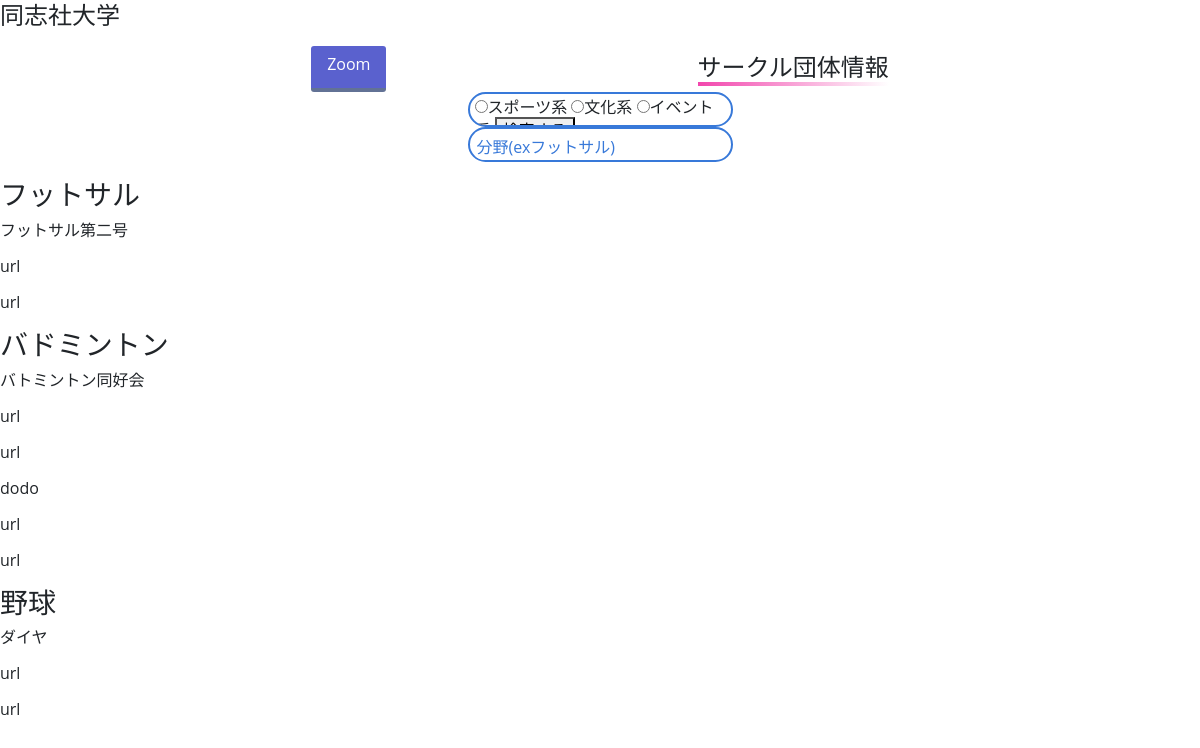
Before: /club/3 with the older database file.
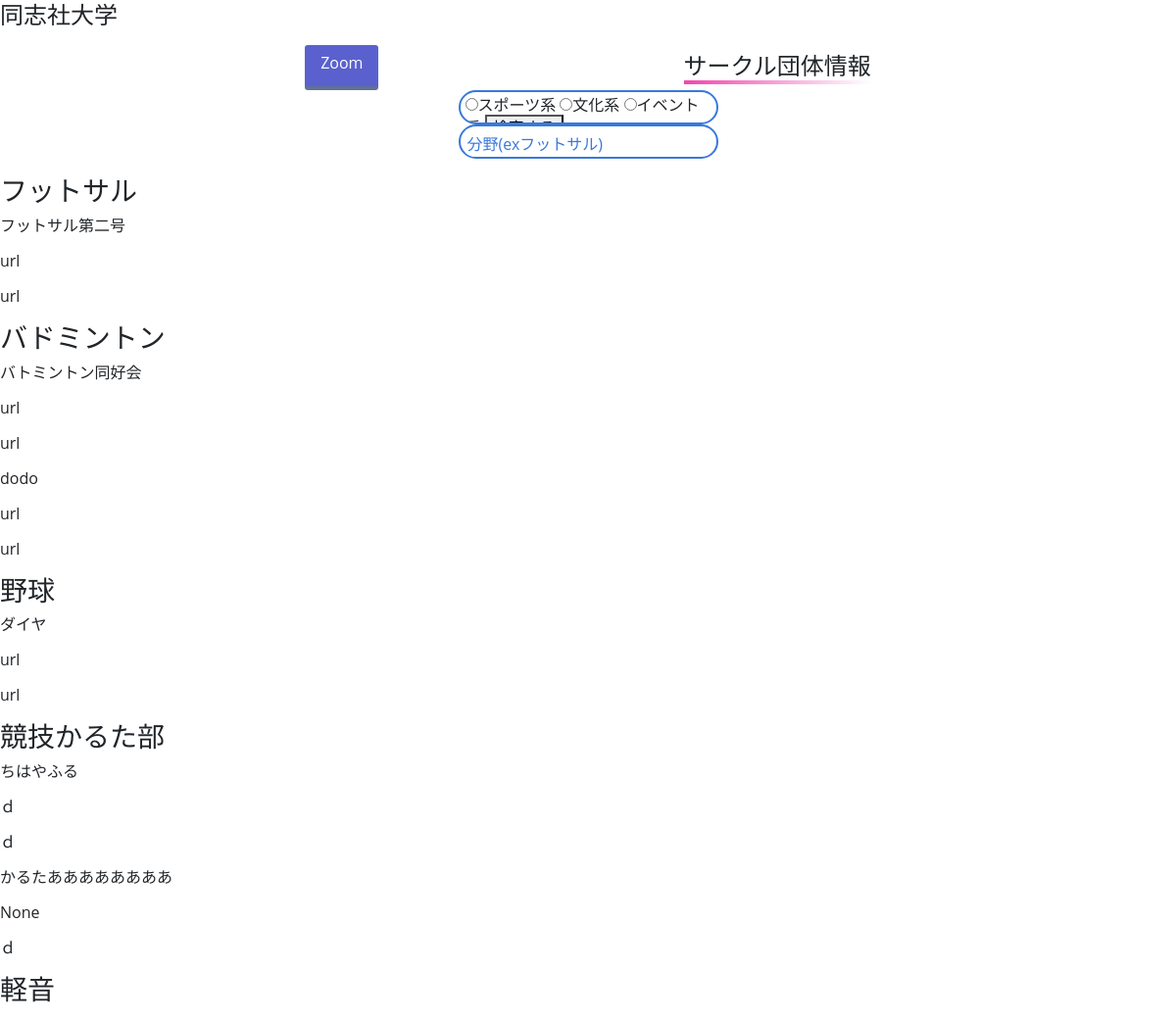
After: the same page with the newer database file.
### class_app/models.py (models this page shows, shortened)
class School(models.Model):
    name = models.CharField(max_length=50)
    clubs = models.ManyToManyField(Club)

class Club(models.Model):
    name = models.CharField(max_length=50)
    types = models.CharField(max_length=50)

class Circle(models.Model):
    name = models.CharField(max_length=50)
    tweet_link = models.CharField(max_length=200,null=True,blank=True)
    inst_link = models.CharField(max_length=200,null=True,blank=True)
    club = models.ForeignKey(Club, on_delete=models.CASCADE)
    school = models.ForeignKey(School, on_delete=models.CASCADE)

### class_app/views.py (the view, shortened to what this page needs)
# urls.py: path('club/<int:pk>',clubfunc,name="club")
def clubfunc(request, pk):
    school = School.objects.get(pk=pk)
    clubs = school.clubs.all()
    lists = []
    alert = ""
    for club in clubs:
        lists2 = []
        club_name = club.name
        circle = club.circle_set.filter(school_id=pk)
        lists2 += (club_name, circle)
        lists.append(lists2)
    q_word1 = request.GET.get("query1")
    q_word2 = request.GET.get("query2")
    paginator = Paginator(lists, 10)  # 1ページに10件表示
    page_num = request.GET.get('page', 1)
    try:
        pages = paginator.page(page_num)
    except PageNotAnInteger:
        pages = paginator.page(1)
    except EmptyPage:
        pages = paginator.page(paginator.num_pages)
    x = {
        'school': school,
        'clubs1': clubs,
        'page_obj': pages,
        'alert1': alert,
        'is_paginated': pages.has_other_pages,
    }
    return render(request, "club.html", x)

### templates/club.html (shortened to what this page needs)
{% load static %}
<!DOCTYPE html>
<link
  rel="stylesheet"
  href="https://stackpath.bootstrapcdn.com/bootstrap/4.4.1/css/bootstrap.min.css"
/>
rel="stylesheet"> {% load bootstrap4 %} {% bootstrap_css %}
<html lang="ja">
  <head>
    <link rel="stylesheet" href="{% static 'club.css'%}" />
  </head>
  <body>
    <p class="ucName">{{school.name}}</p>
    <div class="title_wrapper">
      <a class="btn1" href="{% url 'zoom' pk=school.id %}">Zoom</a>
      <div class="title">サークル団体情報</div>
    </div>
    <form action="" method="get" class="search_container">
      <input name="query1" value="スポーツ系" type="radio"/>スポーツ系
      <input name="query1" value="文化系" type="radio"/>文化系
      <input name="query1" value="イベント系" type="radio"/>イベント系
      <button type="submit">検索する</button>
    </form>
    <form action="" method="get" class="search_container">
      <input name="query2" value="{{ request.GET.query2 }}" type="text" placeholder="分野(exフットサル)"/>
      <button type="submit">検索する</button>
    </form>
    <div name="div1" class="table">
      {% for list in page_obj %}
      <h3>{{list.0}}</h3>
      {% for circle in list.1%}
      <p>{{circle.name}}</p>
      <p>{{circle.tweet_link}}</p>
      <p>{{circle.inst_link}}</p>
      {% endfor %}
      {% endfor%}
    </div>
  </body>
</html>

### static/club.css (style rules this page uses)
body { font-family: "Open Sans", sans-serif; line-height: 1.25; background-image: url(img/photo0000-0331.jpg); }
.ucName { font-size: x-large; }
.title_wrapper { display: flex; justify-content: space-evenly; }
.btn1 { padding: 0.5em 1em; text-decoration: none; background: #5a61ce; color: #fff; border-bottom: solid 4px #627295; border-radius: 3px; user-select: none; }
.title { position: relative; padding: 0.25em 0; font-size: x-large; }
.title:after { content: ""; display: block; height: 4px; background: -moz-linear-gradient(to right, rgb(242, 70, 173), transparent); background: -webkit-linear-gradient(to right, rgb(242, 70, 173), transparent); background: linear-gradient(to right, rgb(242, 70, 173), transparent); }
.search_container { position: relative; box-sizing: border-box; margin: 0 auto; }
.search_container input[type="text"] { border: none; height: 1.8em; }
.search_container { border: 2px solid #3879d9; padding: 3px 5px; border-radius: 20px; height: 2.2em; width: 265px; overflow: hidden; }

Changed rows visible on the page:
added Club: name "競技かるた部"
added Circle: name "ちはやふる", tweet_link "ｄ", inst_link "ｄ", shown under "競技かるた部"
added Circle: name "かるたああああああああ", tweet_link "None", inst_link "ｄ", shown under "競技かるた部"
added Club: name "軽音"
